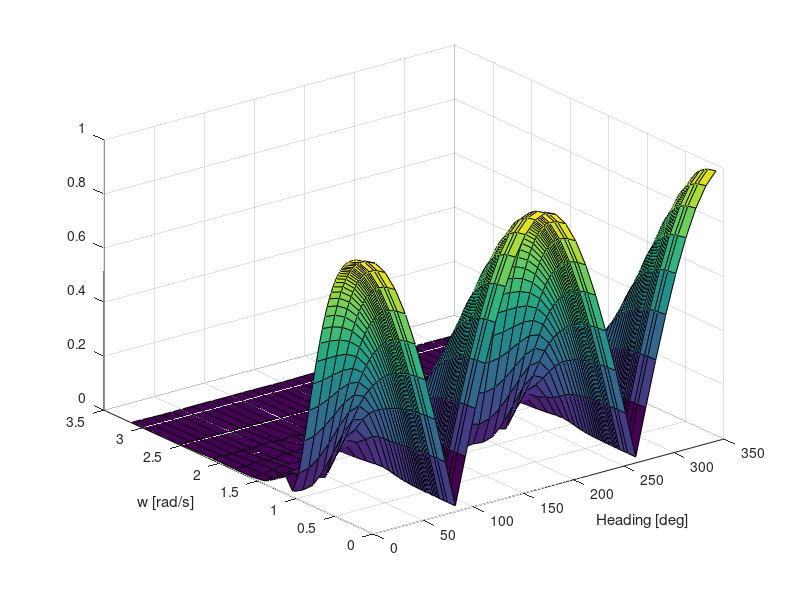
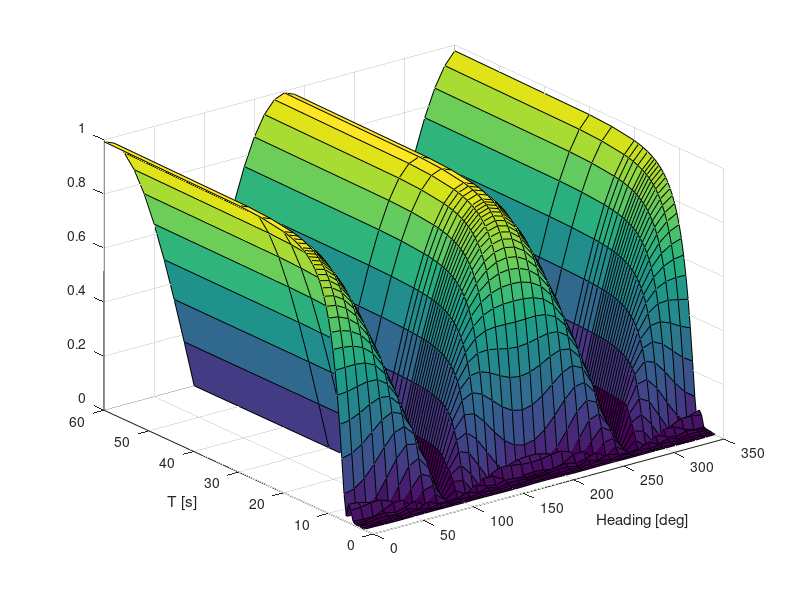

Write the MATLAB code that produced these figures, in order.
close all

load('supply.mat')

heading = 0:10:350;

motion = 1;


figure()
[X,Y]=meshgrid(heading,vessel.motionRAO.w )
surf(X,Y,vessel.motionRAO.amp{1, motion}(:,:,1))
xlabel('Heading [deg]')
ylabel('w [rad/s]')

figure()
[X,Y]=meshgrid(heading,2*pi./vessel.motionRAO.w)
surf(X,Y,vessel.motionRAO.amp{1, motion}(:,:,1))
xlabel('Heading [deg]')
ylabel('T [s]')